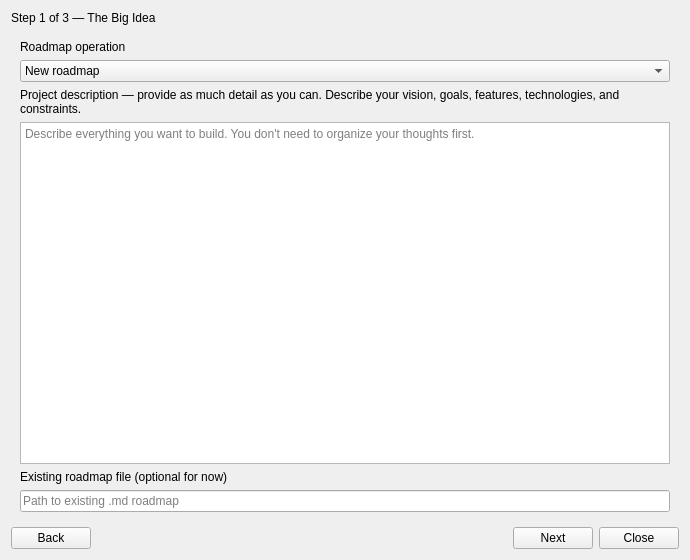
<?xml version='1.0' encoding='utf-8'?>
<ui version="4.0">
  <class>GPTPlanningDialog</class>
  <widget class="QDialog" name="GPTPlanningDialog">
    <property name="windowTitle">
      <string>GitMap — GPT Planning Wizard</string>
    </property>
    <property name="minimumSize">
      <size>
        <width>690</width>
        <height>560</height>
      </size>
    </property>
    <layout class="QVBoxLayout" name="verticalLayout">
      <item>
        <widget class="QLabel" name="step_label">
          <property name="text">
            <string>Step 1 of 3 — The Big Idea</string>
          </property>
        </widget>
      </item>
      <item>
        <widget class="QStackedWidget" name="pages">
          <widget class="QWidget" name="project_page">
            <layout class="QVBoxLayout" name="projectLayout">
              <item>
                <widget class="QLabel" name="operation_label">
                  <property name="text">
                    <string>Roadmap operation</string>
                  </property>
                </widget>
              </item>
              <item>
                <widget class="QComboBox" name="operation_combo">
                  <item>
                    <property name="text">
                      <string>New roadmap</string>
                    </property>
                  </item>
                  <item>
                    <property name="text">
                      <string>Existing roadmap</string>
                    </property>
                  </item>
                </widget>
              </item>
              <item>
                <widget class="QLabel" name="description_label">
                  <property name="text">
                    <string>Project description — provide as much detail as you can. Describe your vision, goals, features, technologies, and constraints.</string>
                  </property>
                  <property name="wordWrap">
                    <bool>true</bool>
                  </property>
                </widget>
              </item>
              <item>
                <widget class="QPlainTextEdit" name="description_edit">
                  <property name="placeholderText">
                    <string>Describe everything you want to build. You don't need to organize your thoughts first.</string>
                  </property>
                </widget>
              </item>
              <item>
                <widget class="QLabel" name="roadmap_label">
                  <property name="text">
                    <string>Existing roadmap file (optional for now)</string>
                  </property>
                </widget>
              </item>
              <item>
                <widget class="QLineEdit" name="roadmap_path_edit">
                  <property name="placeholderText">
                    <string>Path to existing .md roadmap</string>
                  </property>
                </widget>
              </item>
            </layout>
          </widget>
          <widget class="QWidget" name="preferences_page">
            <layout class="QVBoxLayout" name="preferencesLayout">
              <item>
                <widget class="QLabel" name="autonomy_label">
                  <property name="text">
                    <string>GPT autonomy: 8 / 10</string>
                  </property>
                </widget>
              </item>
              <item>
                <widget class="QSlider" name="autonomy_slider">
                  <property name="minimum">
                    <number>1</number>
                  </property>
                  <property name="maximum">
                    <number>10</number>
                  </property>
                  <property name="value">
                    <number>8</number>
                  </property>
                  <property name="orientation">
                    <enum>Qt::Horizontal</enum>
                  </property>
                </widget>
              </item>
              <item>
                <widget class="QLabel" name="autonomy_guide_label">
                  <property name="text">
                    <string>Autonomy guide — select a level to see how GPT will work</string>
                  </property>
                </widget>
              </item>
              <item>
                <widget class="QPlainTextEdit" name="autonomy_guide">
                  <property name="readOnly">
                    <bool>true</bool>
                  </property>
                  <property name="minimumHeight">
                    <number>190</number>
                  </property>
                </widget>
              </item>
              <item>
                <widget class="QLabel" name="hierarchy_label">
                  <property name="text">
                    <string>Hierarchy</string>
                  </property>
                </widget>
              </item>
              <item>
                <widget class="QComboBox" name="hierarchy_combo">
                  <item>
                    <property name="text">
                      <string>Recommend an appropriate hierarchy</string>
                    </property>
                  </item>
                  <item>
                    <property name="text">
                      <string>Keep hierarchy simple</string>
                    </property>
                  </item>
                  <item>
                    <property name="text">
                      <string>Use full hierarchy where appropriate</string>
                    </property>
                  </item>
                </widget>
              </item>
              <item>
                <widget class="QLabel" name="detail_label">
                  <property name="text">
                    <string>Detail level</string>
                  </property>
                </widget>
              </item>
              <item>
                <widget class="QComboBox" name="detail_combo">
                  <item>
                    <property name="text">
                      <string>Outline</string>
                    </property>
                  </item>
                  <item>
                    <property name="text">
                      <string>Detailed issues and requirements</string>
                    </property>
                  </item>
                  <item>
                    <property name="text">
                      <string>Complete work steps and tests</string>
                    </property>
                  </item>
                </widget>
              </item>
              <item>
                <widget class="QLabel" name="questions_label">
                  <property name="text">
                    <string>Questions</string>
                  </property>
                </widget>
              </item>
              <item>
                <widget class="QComboBox" name="questions_combo">
                  <item>
                    <property name="text">
                      <string>Ask only important unresolved questions</string>
                    </property>
                  </item>
                  <item>
                    <property name="text">
                      <string>Brainstorm interactively</string>
                    </property>
                  </item>
                  <item>
                    <property name="text">
                      <string>Make reasonable assumptions</string>
                    </property>
                  </item>
                </widget>
              </item>
            </layout>
          </widget>
          <widget class="QWidget" name="review_page">
            <layout class="QVBoxLayout" name="reviewLayout">
              <item>
                <widget class="QLabel" name="name_label">
                  <property name="text">
                    <string>What should we call it?</string>
                  </property>
                </widget>
              </item>
              <item>
                <widget class="QLineEdit" name="project_name_edit">
                  <property name="placeholderText">
                    <string>Optional project name</string>
                  </property>
                </widget>
              </item>
              <item>
                <widget class="QCheckBox" name="suggest_name_checkbox">
                  <property name="text">
                    <string>Let GPT suggest a name</string>
                  </property>
                  <property name="checked">
                    <bool>true</bool>
                  </property>
                </widget>
              </item>
              <item>
                <widget class="QLabel" name="review_label">
                  <property name="text">
                    <string>Choose a name or let GPT suggest one, then review your planning order.</string>
                  </property>
                  <property name="wordWrap">
                    <bool>true</bool>
                  </property>
                </widget>
              </item>
              <item>
                <widget class="QPlainTextEdit" name="prompt_preview">
                  <property name="readOnly">
                    <bool>true</bool>
                  </property>
                </widget>
              </item>
              <item>
                <layout class="QHBoxLayout" name="actionsLayout">
                  <item>
                    <widget class="QPushButton" name="save_order_button">
                      <property name="text">
                        <string>Save Order…</string>
                      </property>
                    </widget>
                  </item>
                  <item>
                    <widget class="QPushButton" name="copy_button">
                      <property name="text">
                        <string>Copy Order</string>
                      </property>
                    </widget>
                  </item>
                  <item>
                    <widget class="QPushButton" name="launch_button">
                      <property name="text">
                        <string>Copy &amp; Open ChatGPT</string>
                      </property>
                    </widget>
                  </item>
                </layout>
              </item>
            </layout>
          </widget>
        </widget>
      </item>
      <item>
        <layout class="QHBoxLayout" name="navigationLayout">
          <item>
            <widget class="QPushButton" name="back_button">
              <property name="text">
                <string>Back</string>
              </property>
            </widget>
          </item>
          <item>
            <spacer name="navSpacer">
              <property name="orientation">
                <enum>Qt::Horizontal</enum>
              </property>
              <property name="sizeHint" stdset="0">
                <size>
                  <width>40</width>
                  <height>20</height>
                </size>
              </property>
            </spacer>
          </item>
          <item>
            <widget class="QPushButton" name="next_button">
              <property name="text">
                <string>Next</string>
              </property>
            </widget>
          </item>
          <item>
            <widget class="QPushButton" name="close_button">
              <property name="text">
                <string>Close</string>
              </property>
            </widget>
          </item>
        </layout>
      </item>
    </layout>
  </widget>
  <resources />
  <connections />
</ui>
